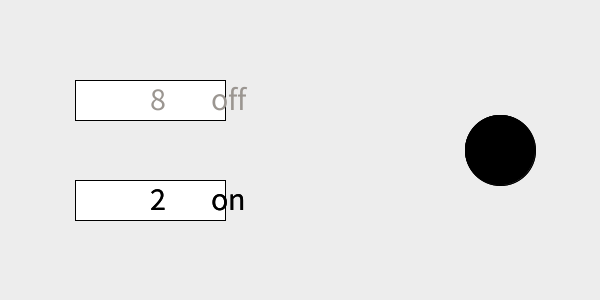
Frame 1 (no input)
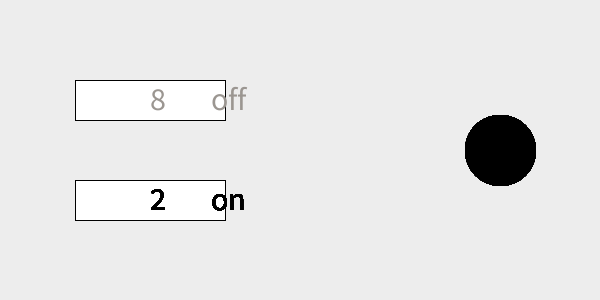
Frame 60 (the mouse pressed at the canvas centre just before this capture)
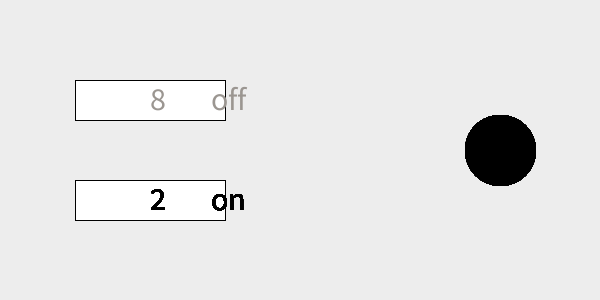
Frame 120 (the mouse held since frame 60 and released just before this capture)

The Processing sketch that drew these frames (run headless with seeded random() and noise(); from frame 60 on, the mouse is pressed at the canvas centre):

// Processing sketch: processing_112496
// ── processing_112496.pde

void setup() {
 size(600, 300);
 background(#EDEDED);
  rectMode(CENTER);
  rect(150,100,150,40);
  rect(150,200,150,40);
textSize(32);
fill(#9B9691);
text("8       off", 150, 110);
fill(0);

}

void draw() {
  
 if(keyPressed) {
 if (key == '2' || key == '2'){
 fill(#F7A239);
 }
 } else if(key == '8' || key == '8'){
 fill(#9B9691);
 }
 ellipseMode(CENTER);
 ellipse(500, 150, 70, 70);
 textSize(32);
text("2       on", 150, 210); 

 if(keyPressed) {
 if (key == '2' || key == '2'){
 fill(#F7A239);
 }
 } else if(key == '8' || key == '8'){
 fill(#9B9691);
 }
 ellipseMode(CENTER);
 ellipse(500, 150, 70, 70);
 textSize(32);
text("2       on", 150, 210); 
}
